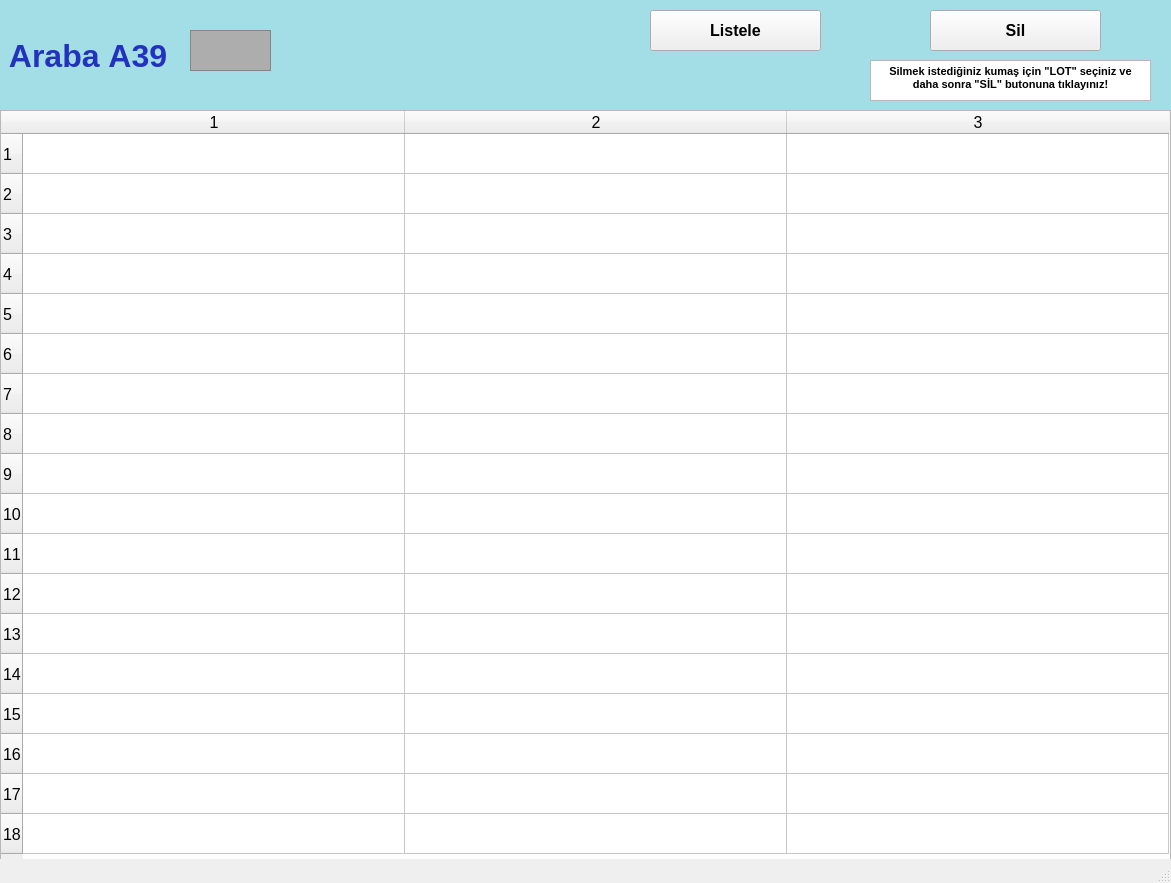
<?xml version="1.0" encoding="UTF-8"?>
<ui version="4.0">
 <class>arabalarA39_ekran</class>
 <widget class="QMainWindow" name="arabalarA39_ekran">
  <property name="geometry">
   <rect>
    <x>0</x>
    <y>0</y>
    <width>1171</width>
    <height>883</height>
   </rect>
  </property>
  <property name="font">
   <font>
    <pointsize>12</pointsize>
    <weight>50</weight>
    <bold>false</bold>
    <kerning>false</kerning>
   </font>
  </property>
  <property name="windowTitle">
   <string/>
  </property>
  <widget class="QWidget" name="centralwidget">
   <widget class="QLabel" name="arabaA1yazi_lbl">
    <property name="geometry">
     <rect>
      <x>0</x>
      <y>0</y>
      <width>1171</width>
      <height>111</height>
     </rect>
    </property>
    <property name="font">
     <font>
      <pointsize>24</pointsize>
      <weight>75</weight>
      <bold>true</bold>
     </font>
    </property>
    <property name="styleSheet">
     <string notr="true">background-color: rgb(163, 221, 229);
color: rgb(34, 50, 190);</string>
    </property>
    <property name="text">
     <string> Araba A39</string>
    </property>
   </widget>
   <widget class="QFrame" name="arabaA1_img">
    <property name="geometry">
     <rect>
      <x>190</x>
      <y>30</y>
      <width>81</width>
      <height>41</height>
     </rect>
    </property>
    <property name="styleSheet">
     <string notr="true">background-color: rgb(173, 173, 173);</string>
    </property>
    <property name="frameShape">
     <enum>QFrame::StyledPanel</enum>
    </property>
    <property name="frameShadow">
     <enum>QFrame::Raised</enum>
    </property>
   </widget>
   <widget class="QPushButton" name="listele39_btn">
    <property name="geometry">
     <rect>
      <x>650</x>
      <y>10</y>
      <width>171</width>
      <height>41</height>
     </rect>
    </property>
    <property name="font">
     <font>
      <pointsize>12</pointsize>
      <weight>75</weight>
      <bold>true</bold>
     </font>
    </property>
    <property name="text">
     <string>Listele</string>
    </property>
   </widget>
   <widget class="QTableWidget" name="A39_tw">
    <property name="geometry">
     <rect>
      <x>0</x>
      <y>110</y>
      <width>1171</width>
      <height>751</height>
     </rect>
    </property>
    <property name="baseSize">
     <size>
      <width>0</width>
      <height>0</height>
     </size>
    </property>
    <property name="rowCount">
     <number>18</number>
    </property>
    <property name="columnCount">
     <number>3</number>
    </property>
    <attribute name="horizontalHeaderVisible">
     <bool>true</bool>
    </attribute>
    <attribute name="horizontalHeaderCascadingSectionResizes">
     <bool>false</bool>
    </attribute>
    <attribute name="horizontalHeaderDefaultSectionSize">
     <number>382</number>
    </attribute>
    <attribute name="horizontalHeaderMinimumSectionSize">
     <number>38</number>
    </attribute>
    <attribute name="verticalHeaderDefaultSectionSize">
     <number>40</number>
    </attribute>
    <attribute name="verticalHeaderMinimumSectionSize">
     <number>23</number>
    </attribute>
    <row/>
    <row/>
    <row/>
    <row/>
    <row/>
    <row/>
    <row/>
    <row/>
    <row/>
    <row/>
    <row/>
    <row/>
    <row/>
    <row/>
    <row/>
    <row/>
    <row/>
    <row/>
    <column/>
    <column/>
    <column/>
   </widget>
   <widget class="QPushButton" name="sil39_btn">
    <property name="geometry">
     <rect>
      <x>930</x>
      <y>10</y>
      <width>171</width>
      <height>41</height>
     </rect>
    </property>
    <property name="font">
     <font>
      <pointsize>12</pointsize>
      <weight>75</weight>
      <bold>true</bold>
     </font>
    </property>
    <property name="text">
     <string>Sil</string>
    </property>
   </widget>
   <widget class="QTextBrowser" name="textBrowser">
    <property name="geometry">
     <rect>
      <x>870</x>
      <y>60</y>
      <width>281</width>
      <height>41</height>
     </rect>
    </property>
    <property name="html">
     <string>&lt;!DOCTYPE HTML PUBLIC &quot;-//W3C//DTD HTML 4.0//EN&quot; &quot;http://www.w3.org/TR/REC-html40/strict.dtd&quot;&gt;
&lt;html&gt;&lt;head&gt;&lt;meta name=&quot;qrichtext&quot; content=&quot;1&quot; /&gt;&lt;style type=&quot;text/css&quot;&gt;
p, li { white-space: pre-wrap; }
&lt;/style&gt;&lt;/head&gt;&lt;body style=&quot; font-family:'MS Shell Dlg 2'; font-size:12pt; font-weight:400; font-style:normal;&quot;&gt;
&lt;p align=&quot;center&quot; style=&quot; margin-top:0px; margin-bottom:0px; margin-left:0px; margin-right:0px; -qt-block-indent:0; text-indent:0px;&quot;&gt;&lt;span style=&quot; font-size:8pt; font-weight:600;&quot;&gt;Silmek istediğiniz kumaş için &amp;quot;LOT&amp;quot; seçiniz ve daha sonra &amp;quot;SİL&amp;quot; butonuna tıklayınız!&lt;/span&gt;&lt;/p&gt;&lt;/body&gt;&lt;/html&gt;</string>
    </property>
   </widget>
  </widget>
  <widget class="QStatusBar" name="statusbar"/>
 </widget>
 <resources/>
 <connections/>
</ui>
